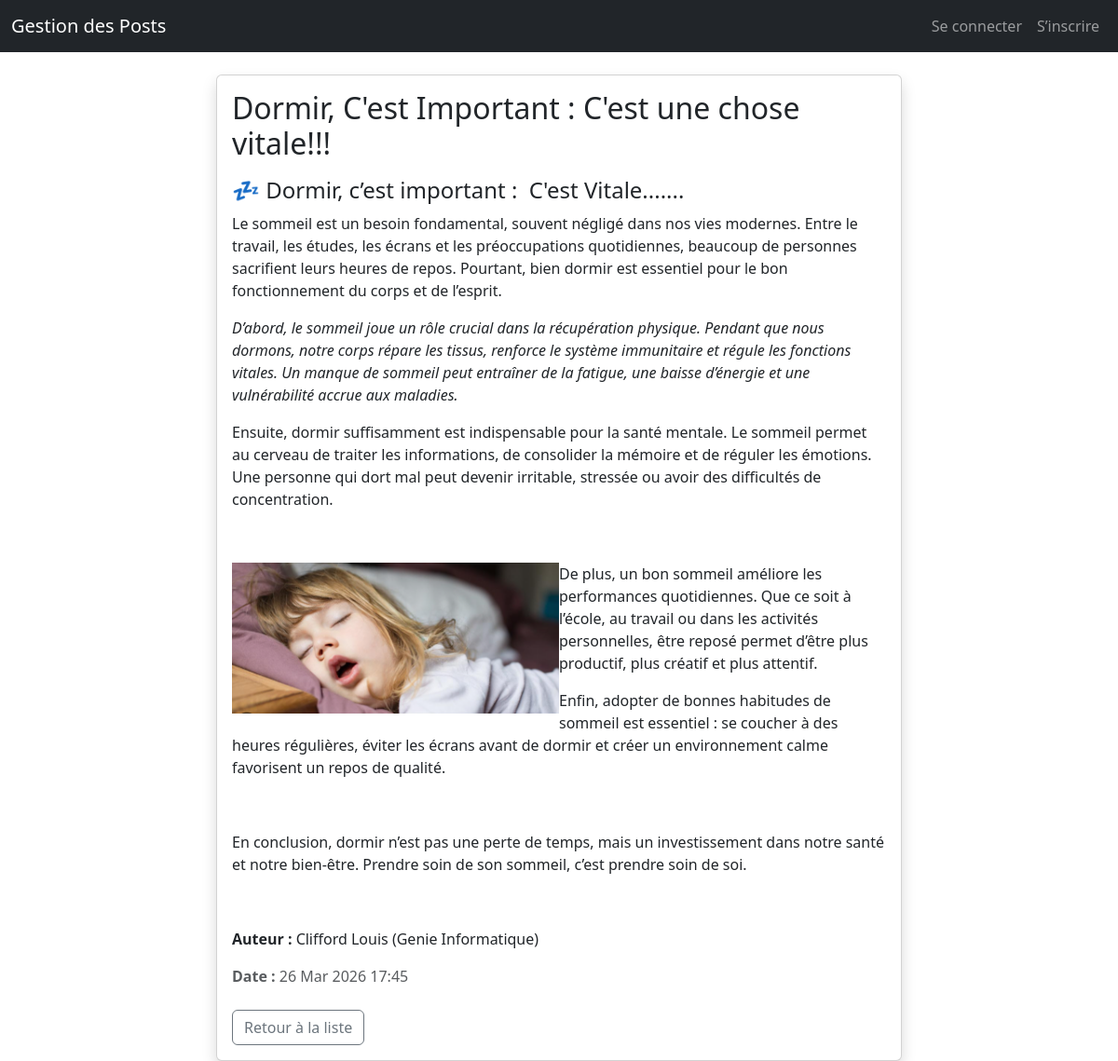
The app's page /post/4/ with its own data.
### posts_etudiants/models.py (models this page shows, shortened)
class Post(models.Model):
    titre = models.CharField(max_length=200)
    contenu = models.TextField()    # Summernote gérera ce champ
    auteur = models.ForeignKey(User, on_delete=models.CASCADE)
    date_creation = models.DateTimeField(auto_now_add=True)

class ProfilEtudiant(models.Model):
    user = models.OneToOneField(User, on_delete=models.CASCADE)
    nom = models.CharField(max_length=100)
    prenom = models.CharField(max_length=100)
    programme = models.CharField(max_length=150)

### posts_etudiants/views.py (the view)
# urls.py: path('post/<int:pk>/', post_detail, name='detail_post'),
def post_detail(request, pk):
    post = get_object_or_404(Post, pk=pk)
    return render(request, 'posts_etudiants/post_detail.html', {'post': post})

### posts_etudiants/templates/posts_etudiants/post_detail.html (shortened to what this page needs)
{% extends 'base.html' %}
{% block content %}
<div class="row justify-content-center">
    <div class="col-md-8">
        <div class="card shadow">
            <div class="card-body">
                <h2 class="card-title">{{ post.titre }}</h2>
                <div class="card-text">{{ post.contenu|safe }}</div>
                <p class="card-text"><strong>Auteur :</strong> {{ post.auteur.profiletudiant.prenom }} {{ post.auteur.profiletudiant.nom }} ({{ post.auteur.profiletudiant.programme }})</p>
                <p class="card-text text-muted"><strong>Date :</strong> {{ post.date_creation|date:"d M Y H:i" }}</p>
                <a href="{% url 'liste_posts' %}" class="btn btn-outline-secondary mt-2">Retour à la liste</a>
            </div>
        </div>
    </div>
</div>
{% endblock %}

### records on screen
Post: titre "Dormir, C'est Important : C'est une chose vitale!!!", contenu "💤 Dormir, c’est important : C'est Vitale....... Le sommeil est un besoin fondamental, souvent négligé dans nos vies modernes. Entre le travail, les études, les écrans et les préoccupations quotidiennes, beaucoup de personnes sacrifient leurs heures de repos. Pourtant, bien dormir est essentiel pour le bon fonctionnement du corps et de l’esprit. D’abord, le sommeil joue un rôle crucial dans la récupération physique. Pendant que nous dormons, notre corps répare les tissus, renforce le système immunitaire et régule les fonctions vitales. Un manque de sommeil peut entraîner de la fatigue, une baisse d’énergie et une vulnérabilité accrue aux maladies. Ensuite, dormir suffisamment est…", contenu (picture), auteur.profiletudiant.prenom "Clifford", auteur.profiletudiant.nom "Louis", auteur.profiletudiant.programme "Genie Informatique", date_creation "26 Mar 2026 17:45"
